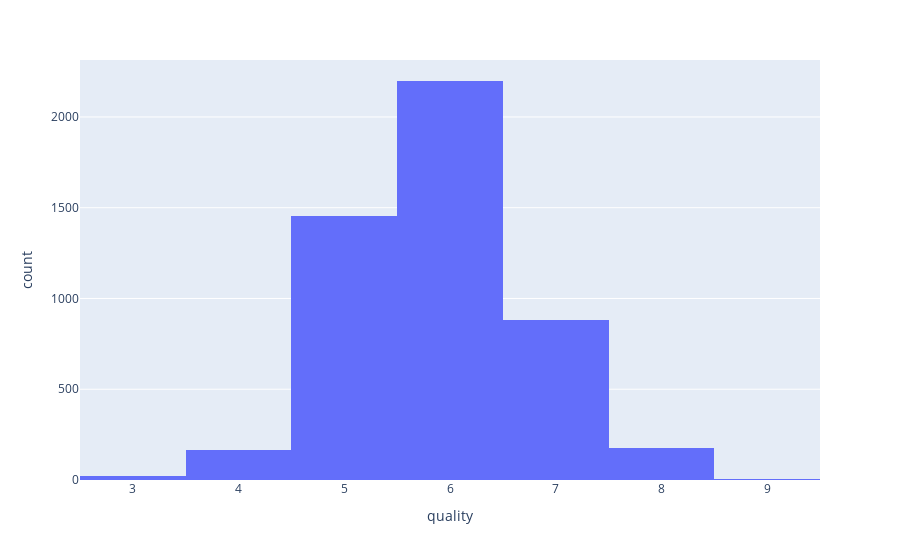

The code cell stored with this chart in its notebook:
### Code cell
fig=px.histogram(wine_white,x='quality')
fig.show()

### Figure 1 — Plotly figure (JSON) as saved in the notebook; plotly's stock layout.template omitted (floating-point values rounded to 4 significant figures; data arrays with more than 128 entries replaced by an {"elided": "..."} marker saying what was removed)
{"data": [{"alignmentgroup": "True", "bingroup": "x", "hovertemplate": "quality=%{x}<br>count=%{y}<extra></extra>", "legendgroup": "", "marker": {"color": "#636efa", "pattern": {"shape": ""}}, "name": "", "offsetgroup": "", "orientation": "v", "showlegend": false, "type": "histogram", "x": {"elided": "4898 int values"}, "xaxis": "x", "yaxis": "y"}], "layout": {"barmode": "relative", "legend": {"tracegroupgap": 0}, "margin": {"t": 60}, "xaxis": {"anchor": "y", "domain": [0, 1], "title": {"text": "quality"}}, "yaxis": {"anchor": "x", "domain": [0, 1], "title": {"text": "count"}}}}
